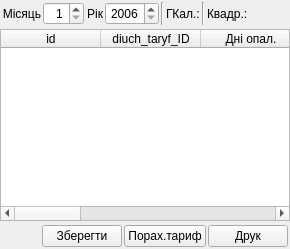
  <widget class="QDockWidget" name="dockWidget_diuch_taryf">
   <property name="features">
    <set>QDockWidget::DockWidgetFloatable|QDockWidget::DockWidgetMovable</set>
   </property>
   <property name="windowTitle">
    <string>Таблиця ДІЮЧИЙ ТАРИФ</string>
   </property>
   <attribute name="dockWidgetArea">
    <number>2</number>
   </attribute>
   <widget class="QWidget" name="dockWidgetContents">
    <layout class="QGridLayout">
     <property name="horizontalSpacing">
      <number>0</number>
     </property>
     <property name="verticalSpacing">
      <number>2</number>
     </property>
     <property name="margin">
      <number>0</number>
     </property>
     <item row="0" column="0">
      <layout class="QHBoxLayout">
       <property name="spacing">
        <number>2</number>
       </property>
       <property name="margin">
        <number>2</number>
       </property>
       <item>
        <widget class="QLabel" name="label_month_diuch_taryf">
         <property name="text">
          <string>Місяць</string>
         </property>
         <property name="alignment">
          <set>Qt::AlignRight|Qt::AlignTrailing|Qt::AlignVCenter</set>
         </property>
        </widget>
       </item>
       <item>
        <widget class="QSpinBox" name="spinBox_month_diuch_taryf">
         <property name="sizePolicy">
          <sizepolicy hsizetype="Fixed" vsizetype="Fixed">
           <horstretch>0</horstretch>
           <verstretch>0</verstretch>
          </sizepolicy>
         </property>
         <property name="minimumSize">
          <size>
           <width>35</width>
           <height>0</height>
          </size>
         </property>
         <property name="alignment">
          <set>Qt::AlignRight|Qt::AlignTrailing|Qt::AlignVCenter</set>
         </property>
         <property name="minimum">
          <number>1</number>
         </property>
         <property name="maximum">
          <number>12</number>
         </property>
         <property name="value">
          <number>1</number>
         </property>
        </widget>
       </item>
       <item>
        <widget class="QLabel" name="label_year_diuch_taryf">
         <property name="text">
          <string>Рік</string>
         </property>
         <property name="alignment">
          <set>Qt::AlignRight|Qt::AlignTrailing|Qt::AlignVCenter</set>
         </property>
        </widget>
       </item>
       <item>
        <widget class="QSpinBox" name="spinBox_year_diuch_taryf">
         <property name="minimumSize">
          <size>
           <width>50</width>
           <height>0</height>
          </size>
         </property>
         <property name="alignment">
          <set>Qt::AlignRight|Qt::AlignTrailing|Qt::AlignVCenter</set>
         </property>
         <property name="minimum">
          <number>2006</number>
         </property>
         <property name="maximum">
          <number>2100</number>
         </property>
         <property name="value">
          <number>2006</number>
         </property>
        </widget>
       </item>
       <item>
        <widget class="Line" name="line_6">
         <property name="orientation">
          <enum>Qt::Vertical</enum>
         </property>
        </widget>
       </item>
       <item>
        <widget class="QLabel" name="diuch_taryf_label_norm_taryf_gkal">
         <property name="text">
          <string>ГКал.:</string>
         </property>
        </widget>
       </item>
       <item>
        <widget class="Line" name="line_5">
         <property name="orientation">
          <enum>Qt::Vertical</enum>
         </property>
        </widget>
       </item>
       <item>
        <widget class="QLabel" name="diuch_taryf_label_norm_taryf_kvadrat">
         <property name="text">
          <string>Квадр.:</string>
         </property>
        </widget>
       </item>
       <item>
        <spacer>
         <property name="orientation">
          <enum>Qt::Horizontal</enum>
         </property>
         <property name="sizeHint" stdset="0">
          <size>
           <width>40</width>
           <height>20</height>
          </size>
         </property>
        </spacer>
       </item>
      </layout>
     </item>
     <item row="1" column="0">
      <widget class="QTableWidget" name="tableWidget_diuch_taryf">
       <property name="statusTip">
        <string>Таблиця ДІЮЧИЙ ТАРИФ</string>
       </property>
       <property name="editTriggers">
        <set>QAbstractItemView::DoubleClicked|QAbstractItemView::EditKeyPressed</set>
       </property>
       <property name="showDropIndicator" stdset="0">
        <bool>false</bool>
       </property>
       <property name="alternatingRowColors">
        <bool>true</bool>
       </property>
       <property name="selectionMode">
        <enum>QAbstractItemView::ExtendedSelection</enum>
       </property>
       <property name="selectionBehavior">
        <enum>QAbstractItemView::SelectRows</enum>
       </property>
       <property name="sortingEnabled">
        <bool>false</bool>
       </property>
       <column>
        <property name="text">
         <string>id</string>
        </property>
       </column>
       <column>
        <property name="text">
         <string>diuch_taryf_ID</string>
        </property>
       </column>
       <column>
        <property name="text">
         <string>Дні опал.</string>
        </property>
       </column>
       <column>
        <property name="text">
         <string>Поч.пок.ліч</string>
        </property>
       </column>
       <column>
        <property name="text">
         <string>Кінц.пок.ліч</string>
        </property>
       </column>
       <column>
        <property name="text">
         <string>Тариф</string>
        </property>
       </column>
       <column>
        <property name="text">
         <string>lichylnyk</string>
        </property>
       </column>
       <column>
        <property name="text">
         <string>Опал.Площа буд.</string>
        </property>
       </column>
      </widget>
     </item>
     <item row="2" column="0">
      <layout class="QHBoxLayout">
       <property name="spacing">
        <number>2</number>
       </property>
       <property name="margin">
        <number>2</number>
       </property>
       <item>
        <spacer name="horizontalSpacer_13">
         <property name="orientation">
          <enum>Qt::Horizontal</enum>
         </property>
         <property name="sizeHint" stdset="0">
          <size>
           <width>40</width>
           <height>20</height>
          </size>
         </property>
        </spacer>
       </item>
       <item>
        <widget class="QPushButton" name="pushButton_diuch_taryf_save">
         <property name="enabled">
          <bool>true</bool>
         </property>
         <property name="focusPolicy">
          <enum>Qt::ClickFocus</enum>
         </property>
         <property name="statusTip">
          <string>Зберегти діючі тарифи</string>
         </property>
         <property name="text">
          <string>Зберегти</string>
         </property>
         <property name="icon">
          <iconset resource="tke/tke_rc">
           <normaloff>:/pictures/pictures/floppy.png</normaloff>:/pictures/pictures/floppy.png</iconset>
         </property>
         <property name="iconSize">
          <size>
           <width>12</width>
           <height>12</height>
          </size>
         </property>
         <property name="flat">
          <bool>false</bool>
         </property>
        </widget>
       </item>
       <item>
        <widget class="QPushButton" name="pushButton_diuch_taryf_calc">
         <property name="focusPolicy">
          <enum>Qt::ClickFocus</enum>
         </property>
         <property name="statusTip">
          <string>Обчислити діючі тарифи</string>
         </property>
         <property name="text">
          <string>Порах.тариф</string>
         </property>
         <property name="icon">
          <iconset resource="tke/tke_rc">
           <normaloff>:/pictures/pictures/calculating.png</normaloff>:/pictures/pictures/calculating.png</iconset>
         </property>
         <property name="iconSize">
          <size>
           <width>12</width>
           <height>12</height>
          </size>
         </property>
        </widget>
       </item>
       <item>
        <widget class="QPushButton" name="pushButton_diuch_taryf_print">
         <property name="statusTip">
          <string>Видрукувати діючі тарифи</string>
         </property>
         <property name="text">
          <string>Друк</string>
         </property>
         <property name="icon">
          <iconset resource="tke/tke_rc">
           <normaloff>:/pictures/pictures/printer.png</normaloff>:/pictures/pictures/printer.png</iconset>
         </property>
         <property name="iconSize">
          <size>
           <width>12</width>
           <height>12</height>
          </size>
         </property>
        </widget>
       </item>
      </layout>
     </item>
    </layout>
   </widget>
  </widget>
